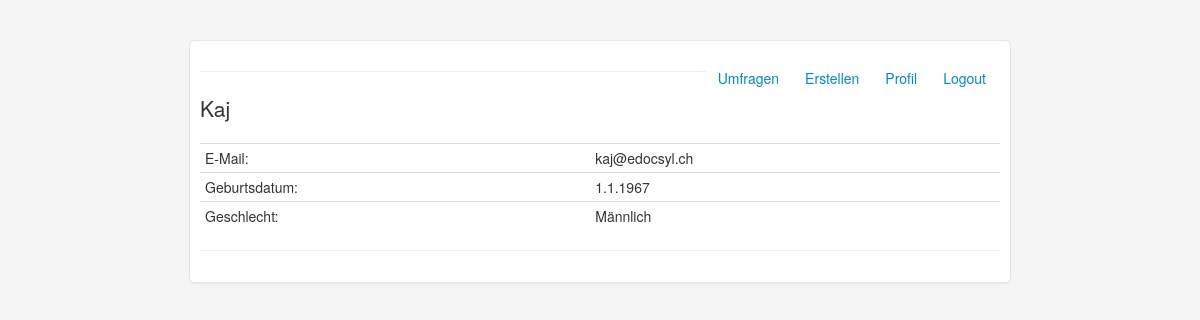
Screenshot of /profile (signed in) with the database file from the repository.
### tables this page shows
CREATE TABLE IF NOT EXISTS `users` (
  `id` int(11) NOT NULL AUTO_INCREMENT,
  `name` varchar(20) NOT NULL,
  `email` varchar(45) NOT NULL,
  `password` varchar(45) NOT NULL,
  `geschlecht` varchar(20) DEFAULT NULL,
  `geburtstag` varchar(45) DEFAULT NULL,
  PRIMARY KEY (`id`)
);

### index.php (called while the page is built)
<?php
require 'core/init.php';
$n->initApp();
?>

### core/functions/database.php (called while the page is built, shortened)
<?php
class Database {
	public function pdo(){
		return new PDO('mysql:host=' . $this->_config['database']['host'] . ';dbname=' . $this->_config['database']['dbname'], $this->_config['database']['username'], $this->_config['database']['password']);
	}
	public function getRow($query, $parameter){
		$stm = $this->prep($query, $parameter);
		$stm->execute();
		return $stm->fetch(PDO::FETCH_ASSOC);
	}
	public function prep($query, $parameter){
		$stm = $this->pdo()->prepare($query);
		foreach ($parameter as $p){
			$stm->bindParam($p[0], $p[1], $p[2]);
		}
		return $stm;
	}
}
?>

### core/functions/querys.php (called while the page is built, shortened)
<?php
class Querys extends Functions {
	public function getCurrentUser($user_id){
		return $this->getRow("SELECT * FROM users WHERE id =:user_id", array(
				array(':user_id', $user_id, PDO::PARAM_INT)
		));
	}
}

### core/template/sites/profile.php (the view)
<p class="lead"><?= $user['name'] ?></p>
      <table class="table table-condensed table-responsive table-user-information">
           <tbody>
         <tr>
         <td>E-Mail:</td>
           <td><?= $user['email'] ?></td>
         </tr>
            <tr>
              <td>Geburtsdatum:</td>
             <td><?= $user['geburtstag'] ?></td>
             </tr>
            <tr>
               <td>Geschlecht:</td>
              <td><?= $user['geschlecht'] ?></td>
        </tr>
          </tbody>
  </table>

### core/template/html/header.inc.php (style rules this page uses)
body { padding-top: 40px; padding-bottom: 40px; background-color: #f5f5f5; }

### rows the page displays
users: name "Kaj", email "kaj@edocsyl.ch", geburtstag "1.1.1967", geschlecht "Männlich"
